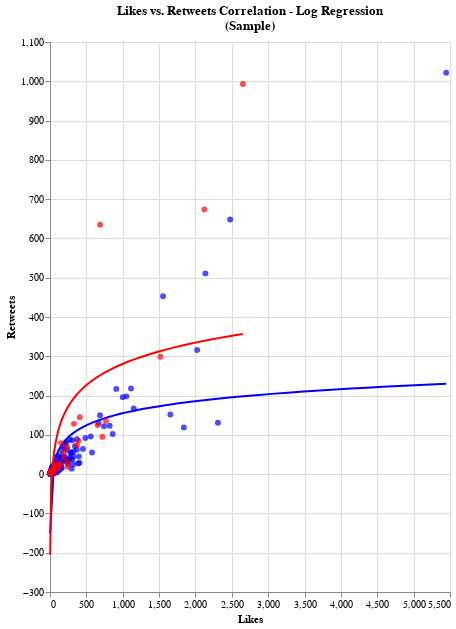

The code cell stored with this chart in its notebook:
### Code cell
base = alt.Chart(allTweetsD).mark_circle(color='blue',size=35).encode(
    x=alt.X('nlikes',sort = 'x',title='Likes'),
    y=alt.Y('nretweets',title='Retweets')#,scale=alt.Scale(domain=[0, 80])),#,scale=alt.Scale(type='log')),
    #color=alt.condition(selection_repub, 'name', alt.value('blue')),
    #color= alt.Color('name', scale=alt.Scale(scheme='blue')),
    #tooltip = ["nreplies","nretweets"]
).properties(
     title={
    "text": ["Likes vs. Retweets Correlation - Log Regression","(Sample)"]},
     width=400,
     height=550
)
base = base + base.transform_regression("nlikes","nretweets",method='log').mark_line(color='blue')

scatter2 = alt.Chart(allTweetsR).mark_circle(color='red',size=35).encode(
    x=alt.X('nlikes',sort = 'x'),
    y=alt.Y('nretweets')#,scale=alt.Scale(domain=[0, 80])),#,scale=alt.Scale(type='log')),
    #color=alt.condition(selection_repub, 'name', alt.value('blue')),
    #color= alt.Color('name', scale=alt.Scale(scheme='blue')),
    #tooltip = ["nreplies","nretweets"]
)#.properties(
    # title={
    #"text": ["Average Number of Retweets per Representative","(Sample)"]},
   #  width=300,
   #  height=300
#)
scatter2 = scatter2 + scatter2.transform_regression("nlikes","nretweets",method='log').mark_line(color='red')


scatter = alt.layer(base,scatter2).resolve_scale(
    #y = 'independent'
)
scatter
#scatter + scatter.transform_regression('nlikes', 'nretweets',method="log").mark_line()
#scatter.save('scatterVis.html')

### Figure 1 — Vega-Lite specification as saved in the notebook (floating-point values rounded to 4 significant figures; data arrays with more than 128 entries replaced by an {"elided": "..."} marker saying what was removed)
{"config": {"view": {"continuousWidth": 400, "continuousHeight": 300}}, "layer": [{"layer": [{"mark": {"type": "circle", "color": "blue", "size": 35}, "encoding": {"x": {"type": "quantitative", "field": "nlikes", "sort": "x", "title": "Likes"}, "y": {"type": "quantitative", "field": "nretweets", "title": "Retweets"}}, "height": 550, "title": {"text": ["Likes vs. Retweets Correlation - Log Regression", "(Sample)"]}, "width": 400}, {"mark": {"type": "line", "color": "blue"}, "encoding": {"x": {"type": "quantitative", "field": "nlikes", "sort": "x", "title": "Likes"}, "y": {"type": "quantitative", "field": "nretweets", "title": "Retweets"}}, "height": 550, "title": {"text": ["Likes vs. Retweets Correlation - Log Regression", "(Sample)"]}, "transform": [{"on": "nlikes", "regression": "nretweets", "method": "log"}], "width": 400}], "data": {"name": "data-ea4098c4a89493505fe22857c885fe20"}}, {"layer": [{"mark": {"type": "circle", "color": "red", "size": 35}, "encoding": {"x": {"type": "quantitative", "field": "nlikes", "sort": "x"}, "y": {"type": "quantitative", "field": "nretweets"}}}, {"mark": {"type": "line", "color": "red"}, "encoding": {"x": {"type": "quantitative", "field": "nlikes", "sort": "x"}, "y": {"type": "quantitative", "field": "nretweets"}}, "transform": [{"on": "nlikes", "regression": "nretweets", "method": "log"}]}], "data": {"name": "data-562e2e2a96b9afe4e77cc250b8a25b22"}}], "resolve": {"scale": {}}, "$schema": "https://vega.github.io/schema/vega-lite/v4.8.1.json", "datasets": {"data-ea4098c4a89493505fe22857c885fe20": {"elided": "245 records"}, "data-562e2e2a96b9afe4e77cc250b8a25b22": [{"date": "2020-11-15 09:58:15", "tweet": "❌ Riots in our cities.   ❌ Violence on our streets.   This kind of lawlessness must end.  That’s why this week I’m introducing legislation to increase penalties for anyone who participates in, incites, or funds these riots.", "username": "RepKenBuck", "name": "Congressman Ken Buck", "retweet": false, "nlikes": 192, "nreplies": 86, "nretweets": 43}, {"date": "2020-11-15 07:52:49", "tweet": "Antifa is destroying the streets of DC.  Antifa is harassing and attacking families on the streets of DC.  Send in the National Guard now.", "username": "RepKenBuck", "name": "Congressman Ken Buck", "retweet": false, "nlikes": 2123, "nreplies": 214, "nretweets": 674}, {"date": "2020-11-13 08:00:15", "tweet": "LAPD budget cuts are forcing the department to dissolve the sexual assault unit. That’s the same team that caught super predator Harvey Weinstein.   We have the “Defund the Police” movement to thank for this.    https://t.co/hRILdv4Tfz", "username": "RepKenBuck", "name": "Congressman Ken Buck", "retweet": false, "nlikes": 155, "nreplies": 79, "nretweets": 79}, {"date": "2020-11-11 08:20:29", "tweet": "On this day, we honor those who have served in the US Armed Forces. We owe these brave men and women a debt that can never be repaid.   Please join me in taking some time out of your day today and thanking a veteran in your community. #VeteransDay  https://t.co/ip75MFxy73", "username": "RepKenBuck", "name": "Congressman Ken Buck", "retweet": false, "nlikes": 137, "nreplies": 21, "nretweets": 26}, {"date": "2020-11-10 09:31:01", "tweet": "Happy 245th Birthday, @USMC. Thank you for your service and dedication to keeping our nation safe.  #SemperFi  https://t.co/M33L9Jwz0B", "username": "RepKenBuck", "name": "Congressman Ken Buck", "retweet": false, "nlikes": 42, "nreplies": 19, "nretweets": 4}, {"date": "2020-11-06 11:40:23", "tweet": "All legal votes should be counted and the process should be fully transparent.   It is important that we protect the integrity of our free and fair elections.", "username": "RepKenBuck", "name": "Congressman Ken Buck", "retweet": false, "nlikes": 393, "nreplies": 125, "nretweets": 85}, {"date": "2020-11-05 08:43:55", "tweet": "This year has posed so many difficulties for people, but paying for school supplies for our home-educated children should not be one of those challenges.   With the Home Educators are Teachers Act from @RepRalphNorman, it won’t be.  https://t.co/DoPkCTZapT", "username": "RepKenBuck", "name": "Congressman Ken Buck", "retweet": false, "nlikes": 13, "nreplies": 25, "nretweets": 2}, {"date": "2020-11-04 09:23:06", "tweet": "This is what our great Republic is all about.   Alfonso Garcia became a U.S. citizen just a few months ago and he exercised a right we should all hold dear – to vote.  I’m so proud to represent Alfonso and many others in #C004 like him Congress.   https://t.co/eeB4mei4ZI", "username": "RepKenBuck", "name": "Congressman Ken Buck", "retweet": false, "nlikes": 27, "nreplies": 9, "nretweets": 2}, {"date": "2020-11-02 13:49:38", "tweet": "The Rocky Mountain Hyperbaric Institute does amazing work to help veterans with PTSD and TBI.   I’m leading a bipartisan effort urging the VA to partner with RHMI and implement landmark legislation that provides veterans with access to innovative mental health therapies.  https://t.co/rOsqjD5BcJ", "username": "RepKenBuck", "name": "Congressman Ken Buck", "retweet": false, "nlikes": 51, "nreplies": 17, "nretweets": 11}, {"date": "2020-11-02 08:22:32", "tweet": "Twitter finally unfreezes the New York Post after its story on Hunter Biden, but its rationale for censorship is arbitrary and shifting.  https://t.co/mnj4JGiOpK", "username": "RepKenBuck", "name": "Congressman Ken Buck", "retweet": false, "nlikes": 329, "nreplies": 92, "nretweets": 128}, {"date": "2020-10-30 18:30:38", "tweet": "Deeply saddened to hear about the loss of Jim Davis. Jim was a great man and a leader in the law enforcement community.   My prayers are with his family.  https://t.co/EY1O4jlSme", "username": "RepKenBuck", "name": "Congressman Ken Buck", "retweet": false, "nlikes": 35, "nreplies": 9, "nretweets": 5}, {"date": "2020-10-30 11:09:40", "tweet": "Colorado's firefighters have courageously fought to halt the flames and prevent further destruction of homes and communities across our great state.  That's why I’m proud to lead the Colorado delegation in a letter to @GovofCO commending their bravery and perseverance.  https://t.co/gkDYKmW5Hl", "username": "RepKenBuck", "name": "Congressman Ken Buck", "retweet": false, "nlikes": 53, "nreplies": 19, "nretweets": 11}, {"date": "2020-10-29 13:49:11", "tweet": "State and local officials are better equipped to make important decisions about how best to manage wildlife populations while protecting farmers, ranchers, and businesses.   I applaud @SecBernhardt for his thoughtful decision.  https://t.co/ll79YlCH8n", "username": "RepKenBuck", "name": "Congressman Ken Buck", "retweet": false, "nlikes": 29, "nreplies": 21, "nretweets": 7}, {"date": "2020-10-28 15:18:00", "tweet": "Sending a special thank you to all of the brave men and women who put their lives on the line to keep our communities safe. #NationalFirstRespondersDay  https://t.co/BNpvEcxiTH", "username": "RepKenBuck", "name": "Congressman Ken Buck", "retweet": false, "nlikes": 103, "nreplies": 19, "nretweets": 18}, {"date": "2020-10-28 13:31:12", "tweet": "Thank you to the Trump Administration for giving first responders the tools and testing they need to stay safe as they fight the recent wildfires across our state.   https://t.co/7CKQM7r3wj", "username": "RepKenBuck", "name": "Congressman Ken Buck", "retweet": false, "nlikes": 67, "nreplies": 26, "nretweets": 19}, {"date": "2020-10-28 09:20:33", "tweet": "“Without evidence” 🤦🏻♂️", "username": "RepKenBuck", "name": "Congressman Ken Buck", "retweet": false, "nlikes": 370, "nreplies": 60, "nretweets": 73}, {"date": "2020-10-27 07:16:32", "tweet": "The rioting has to stop. I will be introducing legislation on this. Stay tuned.", "username": "RepKenBuck", "name": "Congressman Ken Buck", "retweet": false, "nlikes": 656, "nreplies": 149, "nretweets": 125}, {"date": "2020-10-26 18:03:00", "tweet": "Tonight, Judge Amy Coney Barrett became JUSTICE Amy Coney Barrett.   Thank you @SenCoryGardner for voting to confirm a brilliant legal mind and solid conservative who will protect our Constitution and uphold the law.", "username": "RepKenBuck", "name": "Congressman Ken Buck", "retweet": false, "nlikes": 720, "nreplies": 73, "nretweets": 95}, {"date": "2020-10-25 18:03:44", "tweet": "The CCP must answer for the atrocities committed against Uighur Muslims.   https://t.co/4TLNdQmmtS", "username": "RepKenBuck", "name": "Congressman Ken Buck", "retweet": false, "nlikes": 689, "nreplies": 44, "nretweets": 635}, {"date": "2020-10-24 09:32:55", "tweet": "Thank you to our brave firefighters for their heroic efforts to keep Coloradans safe.  https://t.co/s7JFNnsiP7", "username": "RepKenBuck", "name": "Congressman Ken Buck", "retweet": false, "nlikes": 121, "nreplies": 20, "nretweets": 15}, {"date": "2020-10-23 13:10:57", "tweet": "Northern Colorado is being devastated by raging wildfires.  @SenCoryGardner, @RepJoeNeguse, and I are urging the USDA to protect nearby reservoirs that are highly susceptible to erosion and potential sediment from the fires.  https://t.co/ZbC2RRjzPe", "username": "RepKenBuck", "name": "Congressman Ken Buck", "retweet": false, "nlikes": 26, "nreplies": 19, "nretweets": 10}, {"date": "2020-10-22 17:24:05", "tweet": "K.C. Electric Association is receiving a $9.7M investment that will benefit 6,500 rural residents across Cheyenne, Kiowa, Kit Carson, and Lincoln counties.   I’m excited to partner with @USDA on this important investment in the Eastern Plains.   https://t.co/7HljDDmytC", "username": "RepKenBuck", "name": "Congressman Ken Buck", "retweet": false, "nlikes": 13, "nreplies": 11, "nretweets": 3}, {"date": "2020-10-21 19:35:13", "tweet": "Thank you to our brave firefighters who are working hard to fight these devastating fires and keep Coloradans safe.", "username": "RepKenBuck", "name": "Congressman Ken Buck", "retweet": false, "nlikes": 243, "nreplies": 18, "nretweets": 19}, {"date": "2020-10-21 17:37:32", "tweet": "I’m proud to lead this letter with over 100 of my Republican colleagues in the House to ensure Americans can fully exercise their #2A rights.  https://t.co/cgppQxO2xK", "username": "RepKenBuck", "name": "Congressman Ken Buck", "retweet": false, "nlikes": 59, "nreplies": 23, "nretweets": 18}, {"date": "2020-10-21 12:04:53", "tweet": "God bless PFC Brodin and the Greatest Generation!  https://t.co/nwMpyieVk3", "username": "RepKenBuck", "name": "Congressman Ken Buck", "retweet": false, "nlikes": 123, "nreplies": 9, "nretweets": 26}, {"date": "2020-10-21 09:31:31", "tweet": "Congrats to the new Morgan County sheriff’s deputies who were sworn in yesterday. Thank you for protecting our communities.   https://t.co/6NQGWFCwcp", "username": "RepKenBuck", "name": "Congressman Ken Buck", "retweet": false, "nlikes": 18, "nreplies": 7, "nretweets": 7}, {"date": "2020-10-20 08:48:20", "tweet": "Google has used its monopolistic share of the marketplace to cheat and steal for far too long.  This is an important first step in stopping Big Tech’s anticompetitive behavior.  https://t.co/hkx5sM9z0S", "username": "RepKenBuck", "name": "Congressman Ken Buck", "retweet": false, "nlikes": 410, "nreplies": 43, "nretweets": 145}, {"date": "2020-11-11 09:38:32", "tweet": "On Veterans Day, we honor those who have bravely served in the US Armed Forces.   We owe these men and women a debt that can never be repaid. Thank you for your sacrifice, selflessness and service to the country. #VeteransDay2020  https://t.co/JIIFOFoSGG", "username": "RepDLamborn", "name": "Rep. Doug Lamborn", "retweet": false, "nlikes": 21, "nreplies": 11, "nretweets": 6}, {"date": "2020-11-09 11:17:46", "tweet": "Excellent news! This is further proof of American ingenuity and the strength of free enterprise. @realDonaldTrump's Administration has worked with Pfizer to develop a vaccine in record time. Together we will defeat #COVID19.   https://t.co/B1I1KYdSgG", "username": "RepDLamborn", "name": "Rep. Doug Lamborn", "retweet": false, "nlikes": 25, "nreplies": 29, "nretweets": 5}, {"date": "2020-11-06 11:54:12", "tweet": "Breaking🚨: @BetsyDeVosED has answered my call to investigate @SFSU for possible violations of anti-terror laws. Terrorists should never be welcome at American universities.    Read more here:   https://t.co/cVwrv3TiTd.", "username": "RepDLamborn", "name": "Rep. Doug Lamborn", "retweet": false, "nlikes": 17, "nreplies": 13, "nretweets": 8}, {"date": "2020-11-06 09:00:33", "tweet": "For 4 years, @realDonaldTrump fought for us against the corrupt media, big tech bias, and radical Dems. Now we need to fight for him.   The American people deserve transparency, accuracy, &amp; integrity. Every LEGAL vote should be counted, and every ILLEGAL vote should not.", "username": "RepDLamborn", "name": "Rep. Doug Lamborn", "retweet": false, "nlikes": 2653, "nreplies": 663, "nretweets": 993}, {"date": "2020-11-03 10:04:07", "tweet": "The choice is clear. Radical, socialist Democrats want to destroy our country, dismantle our institutions and defund our police and military. @HouseGOP and @realDonaldTrump want to restore our way of life, rebuild our great economy &amp; renew the American dream.  https://t.co/03iE6HztOF", "username": "RepDLamborn", "name": "Rep. Doug Lamborn", "retweet": false, "nlikes": 198, "nreplies": 77, "nretweets": 58}, {"date": "2020-10-30 10:40:58", "tweet": ".@realDonaldTrump fought off a bogus impeachment &amp; still: 𝐌ade New Trade Deals with Canada &amp; Mexico 𝐀llied Israel, UAE &amp; Bahrain in the Abraham Accords 𝐆uarded our Nation by creating @SpaceForceDoD 𝐀ppointed three conservative Supreme Court justices  https://t.co/xu76IDr0kM", "username": "RepDLamborn", "name": "Rep. Doug Lamborn", "retweet": false, "nlikes": 236, "nreplies": 54, "nretweets": 70}, {"date": "2020-10-30 07:57:07", "tweet": "Watch my conversation with @politico on the importance of @SpaceForceDoD, national security space, and space commerce here:  https://t.co/4KEPE7tug4", "username": "RepDLamborn", "name": "Rep. Doug Lamborn", "retweet": false, "nlikes": 2, "nreplies": 6, "nretweets": 2}, {"date": "2020-10-29 14:21:08", "tweet": "Less than a week out from the 2020 election and Democrats still have not accepted that @realDonaldTrump won in 2016.  https://t.co/2NhKQdEt92", "username": "RepDLamborn", "name": "Rep. Doug Lamborn", "retweet": false, "nlikes": 1519, "nreplies": 102, "nretweets": 299}, {"date": "2020-10-28 13:15:32", "tweet": "Since taking office @POTUS has focused on the safety &amp; security of our nation. He created @SpaceForceDoD which will protect our space national security, &amp; he has eliminated terrorist threats across the globe. We truly are safer &amp; better prepared due to @realDonaldTrump's actions.", "username": "RepDLamborn", "name": "Rep. Doug Lamborn", "retweet": false, "nlikes": 52, "nreplies": 33, "nretweets": 12}, {"date": "2020-10-28 10:41:59", "tweet": "Starting soon! Join me as I speak with @politico about the importance of @SpaceForceDoD, national security space, and space commerce. #PoliticoSpace", "username": "RepDLamborn", "name": "Rep. Doug Lamborn", "retweet": false, "nlikes": 6, "nreplies": 9, "nretweets": 2}, {"date": "2020-10-26 18:02:33", "tweet": "🚨Breaking🚨 Judge Amy Coney Barrett is now Justice Amy Coney Barrett! #ACB", "username": "RepDLamborn", "name": "Rep. Doug Lamborn", "retweet": false, "nlikes": 49, "nreplies": 26, "nretweets": 7}, {"date": "2020-10-26 14:49:47", "tweet": "Americans deserve a Supreme Court Justice who will not legislate from the bench. #ACB will interpret our Constitution and laws as written. Soon we will #ConfirmACB and #FillTheSeat.  https://t.co/eyYjWcBjcg", "username": "RepDLamborn", "name": "Rep. Doug Lamborn", "retweet": false, "nlikes": 240, "nreplies": 47, "nretweets": 31}, {"date": "2020-10-26 10:07:06", "tweet": "Today is the day that we confirm @realDonaldTrump's nomination for the Supreme Court. Lets #ConfirmACB and #FillTheSeat  https://t.co/x9uYxasZz3", "username": "RepDLamborn", "name": "Rep. Doug Lamborn", "retweet": false, "nlikes": 769, "nreplies": 107, "nretweets": 136}, {"date": "2020-10-23 10:01:42", "tweet": "Small, family-owned businesses are the heart of Colorado's Fifth Congressional District. I am honored to receive the Guardian of Small Business award from @NFIB. I will continue fighting for small businesses and pro-growth policies that help our economy thrive. #smallbizguardian  https://t.co/HmMUniKHze", "username": "RepDLamborn", "name": "Rep. Doug Lamborn", "retweet": false, "nlikes": 12, "nreplies": 11, "nretweets": 3}, {"date": "2020-10-22 12:38:06", "tweet": "Taxpayers should not be forced to waste their money on \"news\" organizations like @NPR which serve as a political arm for Democrats. This is one of the many reasons I introduced H.R. 3392 which would prohibit funding for NPR. #DefundNPR", "username": "RepDLamborn", "name": "Rep. Doug Lamborn", "retweet": false, "nlikes": 35, "nreplies": 37, "nretweets": 9}, {"date": "2020-10-22 11:33:52", "tweet": "Today’s theatrical display by Senate Dems is shameful. Judge Barrett is immensely qualified &amp; was reported out of @senjudiciary unanimously. @realDonaldTrump continues to deliver for the American people while Dems continue to neglect their responsibilities &amp; obstruct #FillTheSeat", "username": "RepDLamborn", "name": "Rep. Doug Lamborn", "retweet": false, "nlikes": 49, "nreplies": 39, "nretweets": 6}, {"date": "2020-10-21 15:15:58", "tweet": "Twitter is still actively censoring conservatives and their latest target is @seanhannity. #BigTech does not want you to know the truth about Hunter Biden and that the staff of @Jim_Jordan confirmed the authenticity of the Biden emails. We must stop #BigTechCensorship.  https://t.co/QIvfNRs0cB", "username": "RepDLamborn", "name": "Rep. Doug Lamborn", "retweet": false, "nlikes": 54, "nreplies": 42, "nretweets": 26}, {"date": "2020-10-20 15:21:38", "tweet": " https://t.co/ZilyIhP8Lp", "username": "RepDLamborn", "name": "Rep. Doug Lamborn", "retweet": false, "nlikes": 8, "nreplies": 2, "nretweets": 3}, {"date": "2020-10-20 15:18:19", "tweet": "Excited to launch the U.S. House Space Force Caucus with @RepMichaelWaltz @RepBrianBabin @RepJasonCrow @RepKendraHorn and @RepCharlieCrist. This caucus will serve as the chief advocate of the U.S. Space Force &amp; will work to ensure America's space dominance.", "username": "RepDLamborn", "name": "Rep. Doug Lamborn", "retweet": false, "nlikes": 14, "nreplies": 6, "nretweets": 7}, {"date": "2020-10-20 11:40:43", "tweet": "It is past time to fix Section 230. I'm a cosponsor of @RepGosar's bill, H.R. 7808 which would amend the Communications Decency Act &amp; restricts Section 230 to only apply to unlawful content. #BigTech has gotten away with censoring conservatives for too long &amp; it must stop.", "username": "RepDLamborn", "name": "Rep. Doug Lamborn", "retweet": false, "nlikes": 27, "nreplies": 26, "nretweets": 6}]}}
